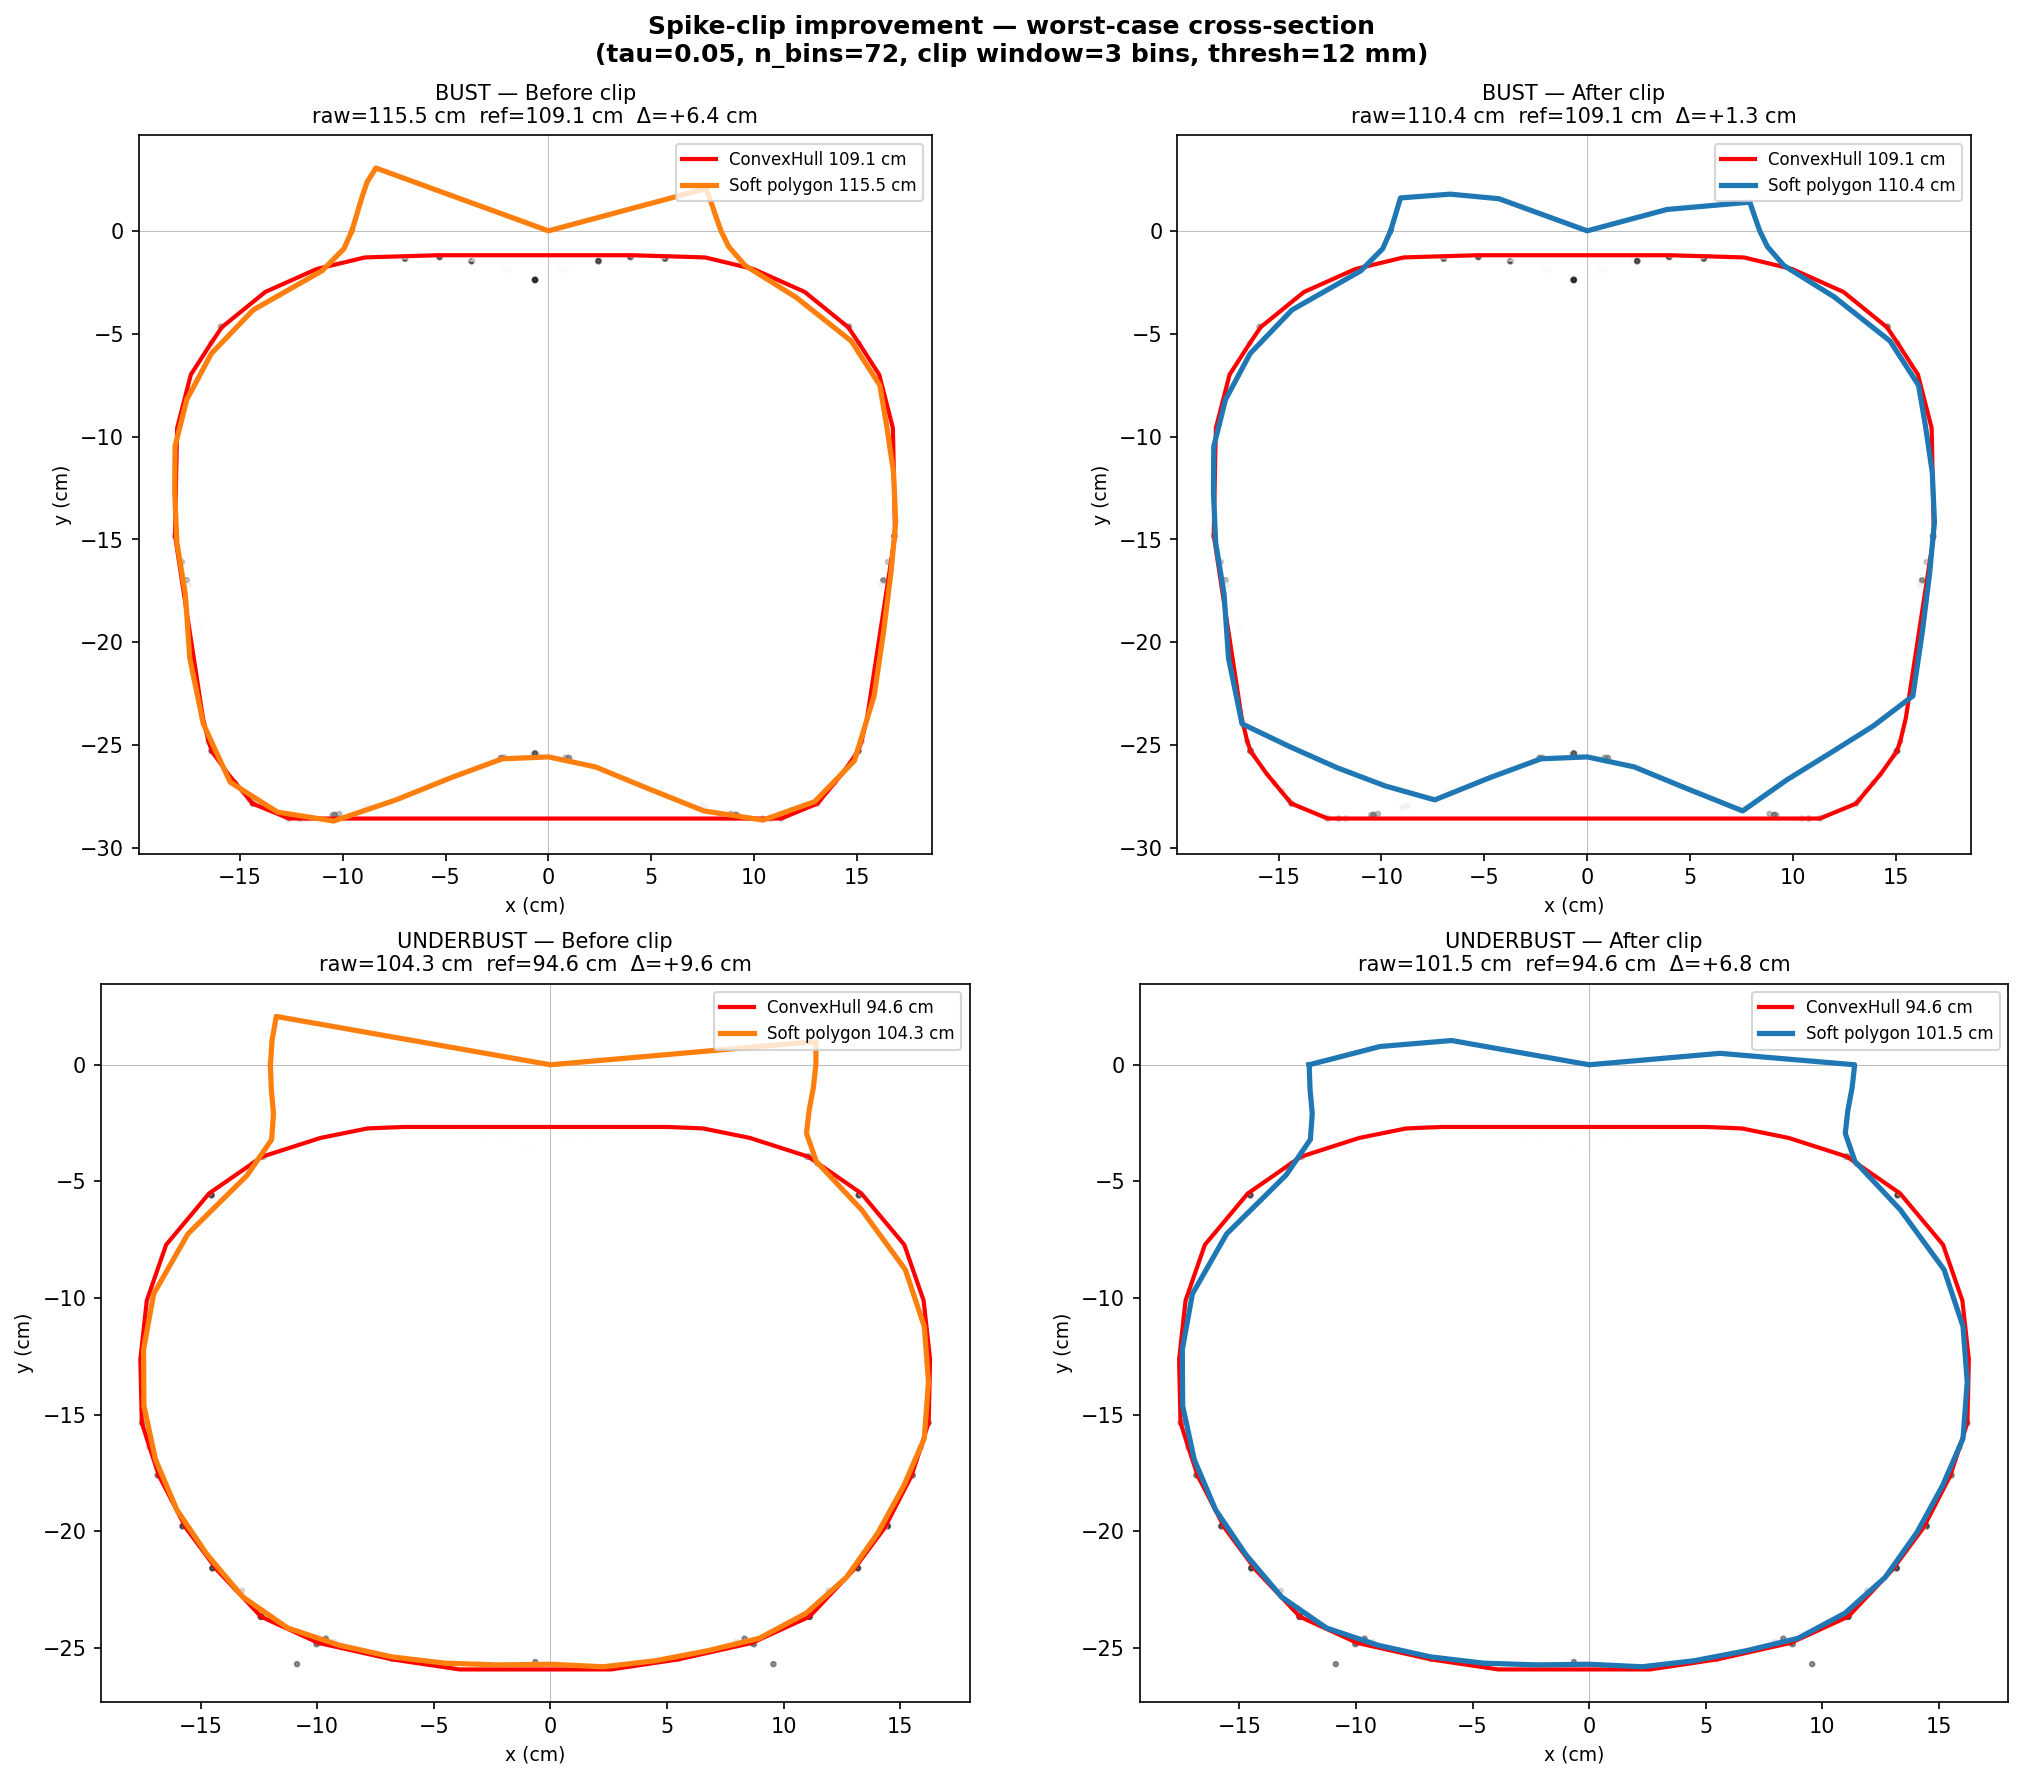

Reproduce this figure in Python.
"""Before/after spike-clip comparison on the worst-case body.

2×2 grid:
  col 0 — before clip (outlier spikes visible)
  col 1 — after clip  (clean polygon)
  row 0 — bust cross-section
  row 1 — underbust cross-section

Usage:
    cd hmr/clad-body
    venv/bin/python experiments/soft_circ_compare.py
    # → saves experiments/soft_circ_compare.png
"""

import json, os, random, sys
import numpy as np
import torch
import matplotlib
matplotlib.use("Agg")
import matplotlib.pyplot as plt
from scipy.spatial import ConvexHull

CLAD_BODY_ROOT = os.path.dirname(os.path.dirname(os.path.abspath(__file__)))
sys.path.insert(0, CLAD_BODY_ROOT)
sys.path.insert(0, os.path.join(CLAD_BODY_ROOT, "experiments"))

from clad_body.load.anny import load_anny_from_params
from clad_body.measure.anny import load_phenotype_params
from soft_circ_experiment import build_torso_edge_indices, bust_z_differentiable, _apply_coordinate_transform
from soft_circ_improve import soft_circ, _make_model_pack, _forward

DATA = "/home/arkadius/Projects/datar/clad/vton-exp/hmr/body-tuning/questionnaire/data_10k_42/train.json"
OUT  = os.path.join(CLAD_BODY_ROOT, "experiments", "soft_circ_compare.png")

# Algorithm params
N_BINS      = 72
SIGMA_Z     = 0.005
TAU         = 0.050
CLIP_WINDOW = 3
CLIP_THRESH = 0.012   # metres

# Calibrated corrections (clipped)
BUST_A, BUST_B = 0.9936, -0.9925
UB_A,   UB_B   = 0.9758,  0.4157

# Calibrated corrections (no clip, tau=0.05)
BUST_A0, BUST_B0 = 0.9400, 3.4012
UB_A0,   UB_B0   = 0.9636, 0.8008


def _raw_debug(verts, edge_indices, z, clip_window=0, clip_thresh=0.0):
    """Return (raw_cm, px, py, w, r_bin, bin_centers) for plotting."""
    if not isinstance(z, torch.Tensor):
        z = torch.tensor(z, dtype=verts.dtype)
    v  = verts[0]
    va = v[edge_indices[:, 0]];  vb = v[edge_indices[:, 1]]
    za, zb = va[:, 2], vb[:, 2]
    dz = zb - za
    t  = (z - za) / (dz + 1e-10)
    w  = torch.sigmoid(t / TAU) * torch.sigmoid((1.0 - t) / TAU)
    w  = w * torch.sigmoid(torch.abs(dz) / SIGMA_Z - 1.0)
    t_c = t.clamp(0, 1)
    px = va[:, 0] + t_c * (vb[:, 0] - va[:, 0])
    py = va[:, 1] + t_c * (vb[:, 1] - va[:, 1])
    r  = torch.sqrt(px**2 + py**2 + 1e-10)
    theta = torch.atan2(py, px)

    bin_centers = torch.linspace(-np.pi, np.pi*(1-2.0/N_BINS), N_BINS, dtype=verts.dtype)
    sig_th = (2*np.pi/N_BINS) * 0.6
    ang_diff = theta.unsqueeze(-1) - bin_centers.unsqueeze(0)
    ang_diff = torch.atan2(torch.sin(ang_diff), torch.cos(ang_diff))
    ang_aff  = torch.exp(-ang_diff**2 / (2*sig_th**2))
    comb_w   = w.unsqueeze(-1) * ang_aff
    masked_w = comb_w * (w.unsqueeze(-1) > 0.01).float()
    log_w    = torch.log(masked_w + 1e-30) + r.unsqueeze(-1) / TAU
    log_max  = log_w.max(dim=0, keepdim=True).values
    exp_w    = torch.exp(log_w - log_max) * (masked_w > 1e-20).float()
    r_bin    = (r.unsqueeze(-1) * exp_w).sum(0) / (exp_w.sum(0) + 1e-10)

    if clip_window > 0 and clip_thresh > 0.0:
        r_np = r_bin.detach().numpy().copy()
        n = N_BINS
        for i in range(n):
            idxs = [(i - clip_window + j) % n for j in range(2*clip_window+1) if j != clip_window]
            nbr_med = float(np.median(r_np[idxs]))
            if r_np[i] > nbr_med + clip_thresh:
                r_np[i] = nbr_med
        r_bin = torch.tensor(r_np, dtype=verts.dtype)

    pts  = torch.stack([r_bin*torch.cos(bin_centers), r_bin*torch.sin(bin_centers)], dim=-1)
    circ = torch.sum(torch.linalg.norm(torch.roll(pts,-1,0)-pts, dim=-1)).item()*100
    return circ, px.detach().numpy(), py.detach().numpy(), w.detach().numpy(), r_bin.detach().numpy(), bin_centers.numpy()


def draw_cross_section(ax, px, py, w, r_bin, bin_centers, ref_cm, raw_cm, label, color):
    """Draw intersection scatter + soft polygon + convex hull on ax."""
    # Scatter: all active crossing points
    active = w > 0.05
    ax.scatter(px[active]*100, py[active]*100,
               c=w[active], cmap="Greys_r", s=5, alpha=0.4, vmin=0, vmax=1, zorder=1)

    # Convex hull of high-weight points (reference)
    hard = w > 0.3
    pts_hard = np.column_stack([px[hard], py[hard]])
    if len(pts_hard) >= 3:
        try:
            hull = ConvexHull(pts_hard)
            hp   = pts_hard[hull.vertices]
            hp   = np.vstack([hp, hp[0]])
            hull_circ = np.sum(np.linalg.norm(np.diff(hp, axis=0), axis=1))*100
            ax.plot(hp[:,0]*100, hp[:,1]*100, "r-", lw=2, label=f"ConvexHull {hull_circ:.1f} cm", zorder=3)
        except Exception:
            hull_circ = 0.0

    # Soft polygon
    bx = r_bin * np.cos(bin_centers)
    by = r_bin * np.sin(bin_centers)
    poly = np.column_stack([bx, by])
    poly = np.vstack([poly, poly[0]])
    ax.plot(poly[:,0]*100, poly[:,1]*100, color=color, lw=2.5,
            label=f"Soft polygon {raw_cm:.1f} cm", zorder=4)

    ax.set_aspect("equal")
    ax.set_xlabel("x (cm)", fontsize=9)
    ax.set_ylabel("y (cm)", fontsize=9)
    ax.legend(fontsize=8, loc="upper right")
    ax.axhline(0, color="k", lw=0.4, alpha=0.3)
    ax.axvline(0, color="k", lw=0.4, alpha=0.3)

    err = raw_cm - ref_cm   # approximate (no linear correction in plot for clarity)
    return err


def find_worst_body(entries, model, torso_edges, breast_idx, pose):
    best_score, best = 0.0, {}
    for e in entries:
        m = e["measurements"]
        ref_b, ref_u = m.get("bust_cm"), m.get("underbust_cm")
        if ref_b is None or ref_u is None:
            continue
        try:
            body  = load_anny_from_params(e["params"], requires_grad=False)
            verts = _forward(model, body, pose)
            bz    = bust_z_differentiable(model, verts)
            uz    = verts[0, breast_idx, 2].min()

            sb = soft_circ(verts, torso_edges, bz, N_BINS, SIGMA_Z, TAU,
                           clip_window=CLIP_WINDOW, clip_thresh=CLIP_THRESH).item()*100
            su = soft_circ(verts, torso_edges, uz, N_BINS, SIGMA_Z, TAU,
                           clip_window=CLIP_WINDOW, clip_thresh=CLIP_THRESH).item()*100
            err_b = abs(BUST_A*sb + BUST_B - ref_b)
            err_u = abs(UB_A*su + UB_B - ref_u)
            score = max(err_b, err_u)
            if score > best_score:
                best_score = score
                best = {"verts": verts, "bz": bz.item(), "uz": uz.item(),
                        "ref_b": ref_b, "ref_u": ref_u,
                        "sb": sb, "su": su, "err_b": err_b, "err_u": err_u}
        except Exception:
            pass
    return best


if __name__ == "__main__":
    print("Loading dataset (100 bodies)...")
    with open(DATA) as f:
        all_e = json.load(f)
    entries = random.Random(42).sample(all_e, 100)

    print("Setting up model...")
    model, torso_edges, breast_idx, pose = _make_model_pack(entries[0]["params"])

    print("Finding worst-case body (clipped algorithm)...")
    w = find_worst_body(entries, model, torso_edges, breast_idx, pose)
    print(f"  bust err={w['err_b']:.2f} cm  ub err={w['err_u']:.2f} cm")

    verts = w["verts"]
    bz    = torch.tensor(w["bz"])
    uz    = torch.tensor(w["uz"])

    # ── 2×2 figure ────────────────────────────────────────────────────────────
    fig, axes = plt.subplots(2, 2, figsize=(14, 12))
    fig.suptitle(
        "Spike-clip improvement — worst-case cross-section\n"
        f"(tau={TAU}, n_bins={N_BINS}, clip window={CLIP_WINDOW} bins, thresh={CLIP_THRESH*1000:.0f} mm)",
        fontsize=12, fontweight="bold"
    )

    for row, (z_val, ref_cm, mname) in enumerate([
        (bz, w["ref_b"], "BUST"),
        (uz, w["ref_u"], "UNDERBUST"),
    ]):
        for col, (clip_w, clip_t, label, color) in enumerate([
            (0,           0.0,         "Before clip",  "tab:orange"),
            (CLIP_WINDOW, CLIP_THRESH, "After clip",   "tab:blue"),
        ]):
            raw_cm, px, py, weights, r_bin, bc = _raw_debug(
                verts, torso_edges, z_val, clip_w, clip_t)

            ax = axes[row, col]
            draw_cross_section(ax, px, py, weights, r_bin, bc, ref_cm, raw_cm, label, color)

            ax.set_title(
                f"{mname} — {label}\n"
                f"raw={raw_cm:.1f} cm  ref={ref_cm:.1f} cm  Δ={raw_cm-ref_cm:+.1f} cm",
                fontsize=10
            )

    for row in range(2):
        # Share y-axis limits between before/after for same measurement
        ylims = [axes[row, c].get_ylim() for c in range(2)]
        xlims = [axes[row, c].get_xlim() for c in range(2)]
        ymin = min(y[0] for y in ylims);  ymax = max(y[1] for y in ylims)
        xmin = min(x[0] for x in xlims);  xmax = max(x[1] for x in xlims)
        for c in range(2):
            axes[row, c].set_ylim(ymin, ymax)
            axes[row, c].set_xlim(xmin, xmax)

    plt.tight_layout()
    plt.savefig(OUT, dpi=150, bbox_inches="tight")
    print(f"Saved → {OUT}")
